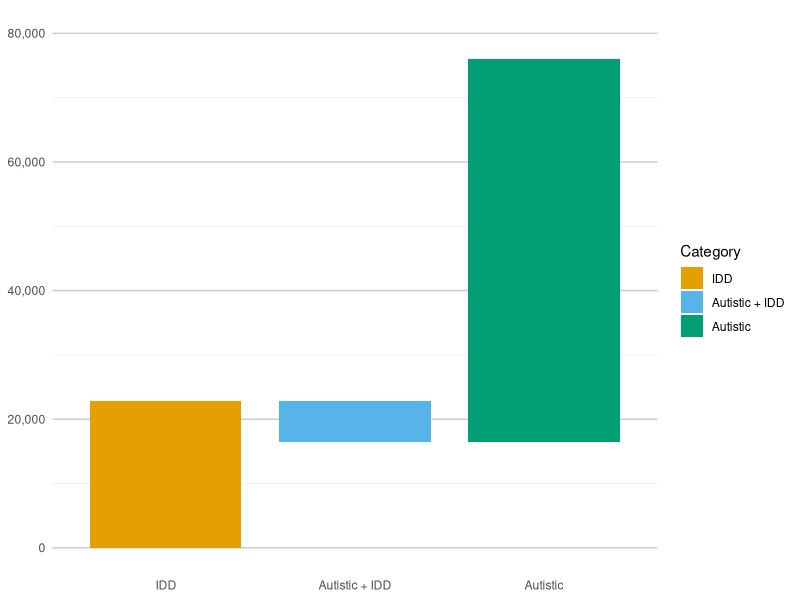

Write the R code that produced this figure.
library(tidyverse)
library(ggplot2)

# Use the new dataset with manually set factor levels for Category
all_data <- tribble(
  ~Category, ~Counts, ~start, ~end,
  "General Adult Population",    3407770,      0,   3407770,
  "IDD",                           22755,      0,     22755,
  "-Autistic + IDD",              16483,      0,     16383,
  "Autistic + IDD",                 6371,  16384,     22755,
  "Autistic",                      75993,  16384,     75993,
  "Autistic - IDD",                69622,  22756,     75993,
  "-Autistic - IDD",             3331777,  75994,   3407770
) %>%
  mutate(
    Category = factor(Category, levels=c("General Adult Population", "IDD", "-Autistics + IDD", "Autistic + IDD", "Autistic", "Autistic - IDD", "-Autistic - IDD"))
  )

# Define the colors for the plot
colors <- c(
  "IDD" = "#E69F00",
  "Autistic + IDD" = "#56B4E9",
  "Autistic" = "#009E73"
)

data_right =
  all_data %>%
  filter(Category %in% c("IDD", "Autistic + IDD", "Autistic")) %>%
  mutate(
    Category = factor(Category, levels = c("IDD", "Autistic + IDD", "Autistic")),
    x = as.numeric(Category)
  )

# Create the plot for the relevant categories
p_right <- data_right %>%
  ggplot(aes(x = Category)) +
  geom_rect(aes(xmin = x - 0.4,
                xmax = x + 0.4,
                ymin = start, ymax = end, fill = Category)) +
  scale_y_continuous(labels = scales::comma, limits = c(0, 80000)) +  # Apply appropriate y-axis limits
  scale_fill_manual(values = colors) +  # Apply the correct colors
  labs(
    x = NULL,
    y = "Number",
    fill = "Category"
  ) +
  theme_minimal() +
  theme(
    axis.title.y = element_blank(),
    legend.position = "right",  # Position the legend on the right
    panel.grid.major.x = element_blank(),
    panel.grid.major.y = element_line(color = "grey80"),
    plot.title = element_blank()
  )

# Print the right-hand plot
print(p_right)
